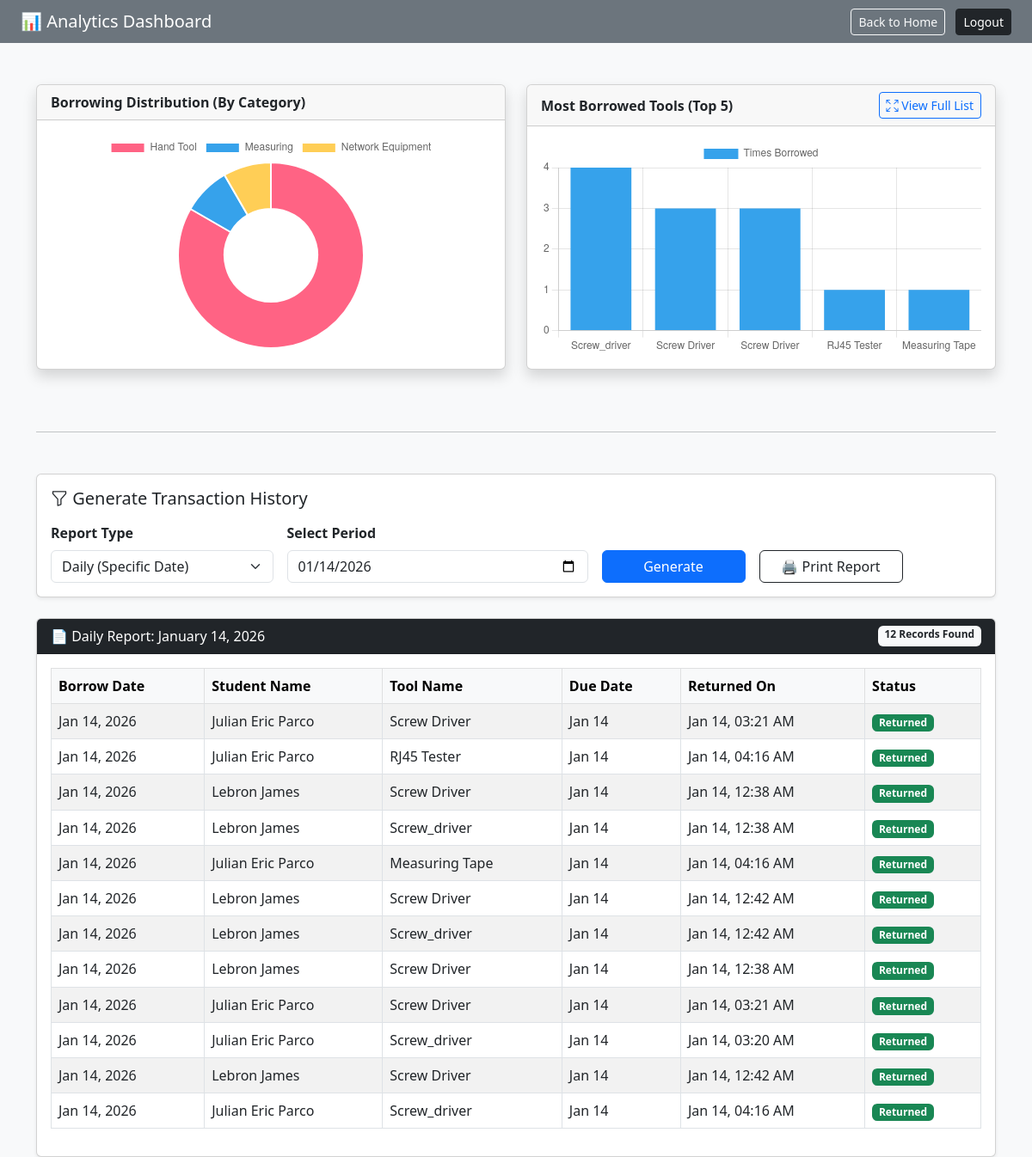
/reports.php (signed in), run on the app's committed database.
### tables this page shows
CREATE TABLE `transactions` (
  `transaction_id` int(11) NOT NULL,
  `control_no` varchar(50) DEFAULT NULL,
  `user_id` int(11) NOT NULL,
  `tool_id` int(11) NOT NULL,
  `borrow_date` date NOT NULL,
  `return_date` date NOT NULL,
  `actual_return_date` datetime DEFAULT NULL,
  `status` enum('Pending','Approved','Borrowed','Returned','Declined','Cancelled') NOT NULL,
  `processed_by` varchar(100) DEFAULT NULL,
  `subject` varchar(100) DEFAULT NULL,
  `room_no` varchar(50) DEFAULT NULL,
  `date_requested` timestamp NOT NULL DEFAULT current_timestamp(),
  `actual_borrow_date` datetime DEFAULT NULL,
  `feedback` text DEFAULT NULL
);

CREATE TABLE `users` (
  `user_id` int(11) NOT NULL,
  `id_number` varchar(20) NOT NULL,
  `full_name` varchar(100) NOT NULL,
  `course_section` varchar(50) DEFAULT NULL,
  `email` varchar(150) NOT NULL,
  `course` varchar(50) DEFAULT NULL,
  `year_section` varchar(20) DEFAULT NULL,
  `password` varchar(255) NOT NULL,
  `role` enum('student','admin','student_assistant') NOT NULL,
  `account_status` enum('active','restricted','deleted') NOT NULL DEFAULT 'active',
  `penalty_points` int(11) DEFAULT 0,
  `created_at` timestamp NOT NULL DEFAULT current_timestamp(),
  `ban_end_date` datetime DEFAULT NULL,
  `ban_reason` text DEFAULT NULL,
  `otp_code` varchar(6) DEFAULT NULL,
  `otp_expiry` datetime DEFAULT NULL
);

CREATE TABLE `tools` (
  `tool_id` int(11) NOT NULL,
  `barcode` varchar(50) NOT NULL,
  `tool_name` varchar(100) NOT NULL,
  `category` varchar(50) NOT NULL,
  `status` enum('Available','Borrowed','Maintenance','Lost') DEFAULT 'Available',
  `created_at` timestamp NOT NULL DEFAULT current_timestamp()
);

### reports.php (the view, shortened to what this page needs)
<?php
include "db_conn.php";
$filter_type = isset($_GET['filter_type']) ? $_GET['filter_type'] : 'daily';
$filter_value = isset($_GET['filter_value']) ? $_GET['filter_value'] : date('Y-m-d');
$subtitle = "";
$date_condition = "";
if ($filter_type == 'daily') {
    $date_condition = "DATE(tr.borrow_date) = '$filter_value'";
    $subtitle = "Daily Report: " . date('F d, Y', strtotime($filter_value));
} elseif ($filter_type == 'monthly') {
    $month = date('m', strtotime($filter_value));
    $year = date('Y', strtotime($filter_value));
    $date_condition = "MONTH(tr.borrow_date) = '$month' AND YEAR(tr.borrow_date) = '$year'";
    $subtitle = "Monthly Report: " . date('F Y', strtotime($filter_value));
} elseif ($filter_type == 'yearly') {
    $year = date('Y', strtotime($filter_value));
    if(strlen($filter_value) == 4) $year = $filter_value;
    $date_condition = "YEAR(tr.borrow_date) = '$year'";
    $subtitle = "Annual Report: " . $year;
}
$cat_labels = [];
$cat_data = [];
$sql_cat = "SELECT t.category, COUNT(tr.transaction_id) as count
            FROM transactions tr
            JOIN tools t ON tr.tool_id = t.tool_id
            WHERE $date_condition
            GROUP BY t.category";
$res_cat = mysqli_query($conn, $sql_cat);
if(mysqli_num_rows($res_cat) > 0) {
    while ($row = mysqli_fetch_assoc($res_cat)) {
        $cat_labels[] = $row['category'];
        $cat_data[] = $row['count'];
    }
} else {
    $cat_labels[] = "No Data"; $cat_data[] = 0;
}
$top_labels = [];
$top_data = [];
$sql_top = "SELECT t.tool_name, COUNT(tr.transaction_id) as usage_count
            FROM transactions tr
            JOIN tools t ON tr.tool_id = t.tool_id
            WHERE $date_condition
            GROUP BY tr.tool_id
            ORDER BY usage_count DESC LIMIT 5";
$res_top = mysqli_query($conn, $sql_top);
if(mysqli_num_rows($res_top) > 0) {
    while ($row = mysqli_fetch_assoc($res_top)) {
        $top_labels[] = $row['tool_name'];
        $top_data[] = $row['usage_count'];
    }
} else {
    $top_labels[] = "No Data"; $top_data[] = 0;
}
$sql_report = "SELECT tr.status, tr.borrow_date, tr.return_date, tr.actual_return_date,
                      u.full_name, t.tool_name
               FROM transactions tr
               JOIN users u ON tr.user_id = u.user_id
               JOIN tools t ON tr.tool_id = t.tool_id
               WHERE $date_condition
               ORDER BY tr.borrow_date DESC";
$res_report = mysqli_query($conn, $sql_report);
?>
<!DOCTYPE html>
<html>
<head>
    <link href="https://cdn.jsdelivr.net/npm/bootstrap@5.3.0/dist/css/bootstrap.min.css" rel="stylesheet">
    <link rel="stylesheet" href="https://cdn.jsdelivr.net/npm/bootstrap-icons@1.10.0/font/bootstrap-icons.css">
</head>
<body class="bg-light">
    <nav class="navbar navbar-dark bg-secondary px-4 no-print">
        <span class="navbar-brand mb-0 h1">📊 Analytics Dashboard</span>
        <div>
            <a href="dashboard.php" class="btn btn-outline-light btn-sm me-2">Back to Home</a>
            <a href="logout.php" class="btn btn-dark btn-sm">Logout</a>
        </div>
    </nav>
    <div class="container mt-5">
        <div class="row mb-5">
            <div class="col-md-6 mb-4">
                <div class="card shadow h-100">
                    <div class="card-header fw-bold">Borrowing Distribution (By Category)</div>
                    <div class="card-body">
                        <canvas id="categoryChart" style="max-height: 250px;"></canvas>
                    </div>
                </div>
            </div>
            <div class="col-md-6 mb-4">
                <div class="card shadow h-100">
                    <div class="card-header fw-bold d-flex justify-content-between align-items-center">
                        <span>Most Borrowed Tools (Top 5)</span>
                        <a href="full_stats.php?filter_type=<?php echo $filter_type; ?>&filter_value=<?php echo $filter_value; ?>"
                           target="_blank"
                           class="btn btn-sm btn-outline-primary">
                           <i class="bi bi-arrows-fullscreen"></i> View Full List
                        </a>
                    </div>
                    <div class="card-body">
                        <canvas id="usageChart" style="max-height: 250px;"></canvas>
                    </div>
                </div>
            </div>
        </div>
        <hr class="my-5 no-print">
        <div class="card shadow-sm mb-4 no-print">
            <div class="card-body">
                <h5 class="card-title mb-3"><i class="bi bi-funnel"></i> Generate Transaction History</h5>
                <form method="GET" class="row g-3 align-items-end">
                    <div class="col-md-3">
                        <label class="form-label fw-bold">Report Type</label>
                        <select name="filter_type" id="filterType" class="form-select" onchange="toggleInput()">
                            <option value="daily" <?php if($filter_type=='daily') echo 'selected'; ?>>Daily (Specific Date)</option>
                        </select>
                    </div>
                    <div class="col-md-4">
                        <label class="form-label fw-bold">Select Period</label>
                        <input type="date" name="filter_value" id="dailyInput" class="form-control"
                               value="<?php echo $filter_value; ?>">
                    </div>
                    <div class="col-md-2">
                        <button type="submit" class="btn btn-primary w-100">Generate</button>
                    </div>
                    <div class="col-md-2">
                        <button type="button" onclick="window.print()" class="btn btn-outline-dark w-100">🖨️ Print Report</button>
                    </div>
                </form>
            </div>
        </div>
        <div class="card shadow-sm">
            <div class="card-header bg-dark text-white d-flex justify-content-between">
                <span>📄 <?php echo $subtitle; ?></span>
                <span class="badge bg-light text-dark"><?php echo mysqli_num_rows($res_report); ?> Records Found</span>
            </div>
            <div class="card-body">
                <table class="table table-striped table-bordered">
                    <thead class="table-light">
                        <tr>
                            <th>Borrow Date</th>
                            <th>Student Name</th>
                            <th>Tool Name</th>
                            <th>Due Date</th>
                            <th>Returned On</th>
                            <th>Status</th>
                        </tr>
                    </thead>
                    <tbody>
                        <?php
                        if (mysqli_num_rows($res_report) > 0) {
                            while ($row = mysqli_fetch_assoc($res_report)) {
                                $status_color = 'secondary';
                                if ($row['status'] == 'Returned') $status_color = 'success';
                        ?>
                            <tr>
                                <td><?php echo date('M d, Y', strtotime($row['borrow_date'])); ?></td>
                                <td><?php echo $row['full_name']; ?></td>
                                <td><?php echo $row['tool_name']; ?></td>
                                <td><?php echo date('M d', strtotime($row['return_date'])); ?></td>
                                <td>
                                    <?php echo ($row['actual_return_date']) ? date('M d, h:i A', strtotime($row['actual_return_date'])) : '--'; ?>
                                </td>
                                <td><span class="badge bg-<?php echo $status_color; ?>"><?php echo $row['status']; ?></span></td>
                            </tr>
                        <?php
                            }
                        } else {
                            echo "<tr><td colspan='6' class='text-center py-4 text-muted'>No transactions found for this period.</td></tr>";
                        }
                        ?>
                    </tbody>
                </table>
            </div>
        </div>
    </div>
    <script>
        function toggleInput() {
            var type = document.getElementById('filterType').value;
            var daily = document.getElementById('dailyInput');
            var monthly = document.getElementById('monthlyInput');
            var yearly = document.getElementById('yearlyInput');
            daily.style.display = 'none'; daily.disabled = true;
            monthly.style.display = 'none'; monthly.disabled = true;
            yearly.style.display = 'none'; yearly.disabled = true;
            if (type === 'daily') {
                daily.style.display = 'block'; daily.disabled = false;
            } else if (type === 'monthly') {
                monthly.style.display = 'block'; monthly.disabled = false;
            } else if (type === 'yearly') {
                yearly.style.display = 'block'; yearly.disabled = false;
            }
        }
        window.onload = function() { toggleInput(); };
        // --- DYNAMIC CHARTS (Now uses filtered data) ---
        const ctx1 = document.getElementById('categoryChart');
        new Chart(ctx1, {
            type: 'doughnut',
            data: {
                labels: <?php echo json_encode($cat_labels); ?>,
                datasets: [{
                    data: <?php echo json_encode($cat_data); ?>,
                    backgroundColor: ['#FF6384', '#36A2EB', '#FFCE56', '#4BC0C0', '#9966FF']
                }]
            }
        });
        const ctx2 = document.getElementById('usageChart');
        new Chart(ctx2, {
            type: 'bar',
            data: {
                labels: <?php echo json_encode($top_labels); ?>,
                datasets: [{
                    label: 'Times Borrowed',
                    data: <?php echo json_encode($top_data); ?>,
                    backgroundColor: '#36A2EB'
                }]
            },
            options: {
                scales: { y: { beginAtZero: true, ticks: { stepSize: 1 } } }
            }
        });
    </script>
</body>
</html>

### data on the page
transactions: borrow_date "Jan 14, 2026", user.full_name "Julian Eric Parco", tool.tool_name "Screw Driver", return_date "Jan 14", actual_return_date "Jan 14, 03:21 AM", status "Returned"
transactions: borrow_date "Jan 14, 2026", user.full_name "Julian Eric Parco", tool.tool_name "RJ45 Tester", return_date "Jan 14", actual_return_date "Jan 14, 04:16 AM", status "Returned"
transactions: borrow_date "Jan 14, 2026", user.full_name "Lebron James", tool.tool_name "Screw Driver", return_date "Jan 14", actual_return_date "Jan 14, 12:38 AM", status "Returned"
transactions: borrow_date "Jan 14, 2026", user.full_name "Lebron James", tool.tool_name "Screw_driver", return_date "Jan 14", actual_return_date "Jan 14, 12:38 AM", status "Returned"
transactions: borrow_date "Jan 14, 2026", user.full_name "Julian Eric Parco", tool.tool_name "Measuring Tape", return_date "Jan 14", actual_return_date "Jan 14, 04:16 AM", status "Returned"
transactions: borrow_date "Jan 14, 2026", user.full_name "Lebron James", tool.tool_name "Screw Driver", return_date "Jan 14", actual_return_date "Jan 14, 12:42 AM", status "Returned"
transactions: borrow_date "Jan 14, 2026", user.full_name "Lebron James", tool.tool_name "Screw_driver", return_date "Jan 14", actual_return_date "Jan 14, 12:42 AM", status "Returned"
transactions: borrow_date "Jan 14, 2026", user.full_name "Lebron James", tool.tool_name "Screw Driver", return_date "Jan 14", actual_return_date "Jan 14, 12:38 AM", status "Returned"
transactions: borrow_date "Jan 14, 2026", user.full_name "Julian Eric Parco", tool.tool_name "Screw Driver", return_date "Jan 14", actual_return_date "Jan 14, 03:21 AM", status "Returned"
transactions: borrow_date "Jan 14, 2026", user.full_name "Julian Eric Parco", tool.tool_name "Screw_driver", return_date "Jan 14", actual_return_date "Jan 14, 03:20 AM", status "Returned"
transactions: borrow_date "Jan 14, 2026", user.full_name "Lebron James", tool.tool_name "Screw Driver", return_date "Jan 14", actual_return_date "Jan 14, 12:42 AM", status "Returned"
transactions: borrow_date "Jan 14, 2026", user.full_name "Julian Eric Parco", tool.tool_name "Screw_driver", return_date "Jan 14", actual_return_date "Jan 14, 04:16 AM", status "Returned"

### other printed values
$subtitle "Daily Report: January 14, 2026"
mysqli_num_rows($res_report) "12"
chart data {{ json_encode($cat_labels) }} ["Hand Tool","Measuring","Network Equipment"]
chart data {{ json_encode($cat_data) }} ["10","1","1"]
chart data {{ json_encode($top_labels) }} ["Screw_driver","Screw Driver","Screw Driver","RJ45 Tester","Measuring Tape"]
chart data {{ json_encode($top_data) }} ["4","3","3","1","1"]
